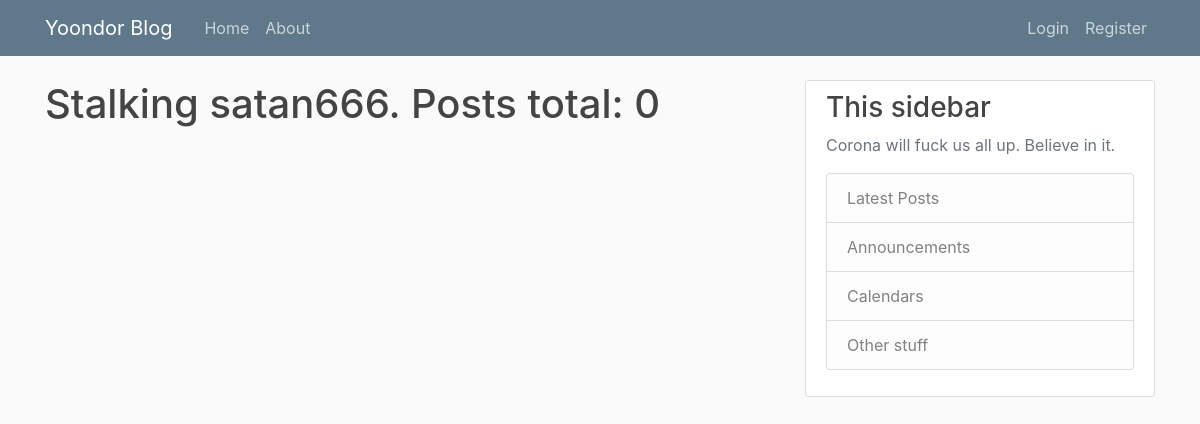
Before: /user/satan666 with the older database file.
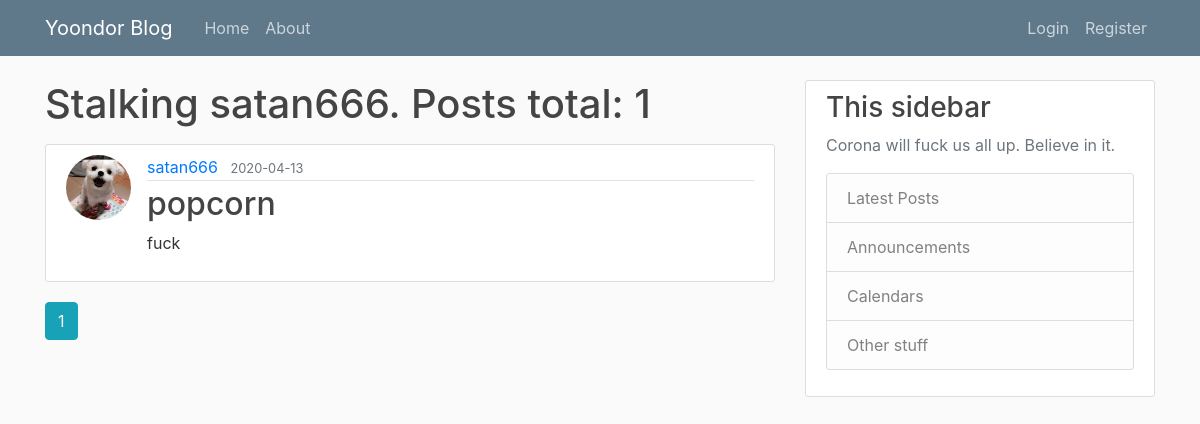
After: the same page with the newer database file.
### flaskblog/models.py (models this page shows, shortened)
class Post(db.Model):
    id = db.Column(db.Integer, primary_key=True)
    title = db.Column(db.String(100), nullable=False)
    date_posted = db.Column(db.DateTime, nullable=False, default=datetime.utcnow)
    content = db.Column(db.Text, nullable=False)
    user_id = db.Column(db.Integer, db.ForeignKey('user.id'), nullable=False)

class User(db.Model, UserMixin):
    id = db.Column(db.Integer, primary_key=True)
    username = db.Column(db.String(20), unique=True, nullable=False)
    email = db.Column(db.String(120), unique=True, nullable=False)
    image_file = db.Column(db.String(20), nullable=False, default='default.jpg')
    pw = db.Column(db.String(60), nullable=False)
    posts = db.relationship('Post', backref='author', lazy=True)

### flaskblog/users/routes.py (the view)
@users.route("/user/<string:username>")
def user_posts(username):
    page = request.args.get('page', 1, type=int)
    user = User.query.filter_by(username=username).first_or_404()
    posts = Post.query.filter_by(author=user)\
        .order_by(Post.date_posted.desc())\
        .paginate(page=page, per_page=5)
    return render_template('user_posts.html', posts=posts, user=user)

### flaskblog/templates/user_posts.html
{% extends "layout.html" %}
{% block content %}
    <h1 class="mb-3">Stalking {{ user.username }}. Posts total: {{posts.total}}</h1>
    {% for post in posts.items %}
        <article class="media content-section">
            <img class="rounded-circle article-img" src="{{ url_for('static', filename='profile_pics/' + post.author.image_file)}}">
          <div class="media-body">
            <div class="article-metadata">
              <a class="mr-2" href="{{url_for('users.user_posts', username=post.author.username)}}">{{ post.author.username }}</a>
              <small class="text-muted">{{ post.date_posted.strftime('%Y-%m-%d') }}</small>
            </div>
            <h2><a class="article-title" href="{{ url_for('posts.post', post_id=post.id) }}">{{ post.title }}</a></h2>
            <p class="article-content">{{ post.content }}</p>
          </div>
        </article>
    {% endfor %}
    {% for page_num in posts.iter_pages(left_edge=1, right_edge=1, left_current=1, right_current=2) %}
        {% if page_num %}
            {% if posts.page == page_num %}
                <a class="btn btn-info mb-4" href="{{ url_for('users.user_posts', username=user.username, page=page_num) }}">{{ page_num }}</a>
            {% else %}
                <a class="btn btn-outline-info mb-4" href="{{ url_for('users.user_posts', username=user.username, page=page_num) }}">{{ page_num }}</a>
            {% endif %}
        {% else %}
            ...
        {% endif %}
    {% endfor %}
{% endblock content %}

Changed rows visible on the page:
added Post: image_file (picture), author.username "satan666", date_posted "2020-04-13", title "popcorn", content "fuck"
Other visible differences:
{{ posts.total }}: "0" → "1"
new list line: "1"
